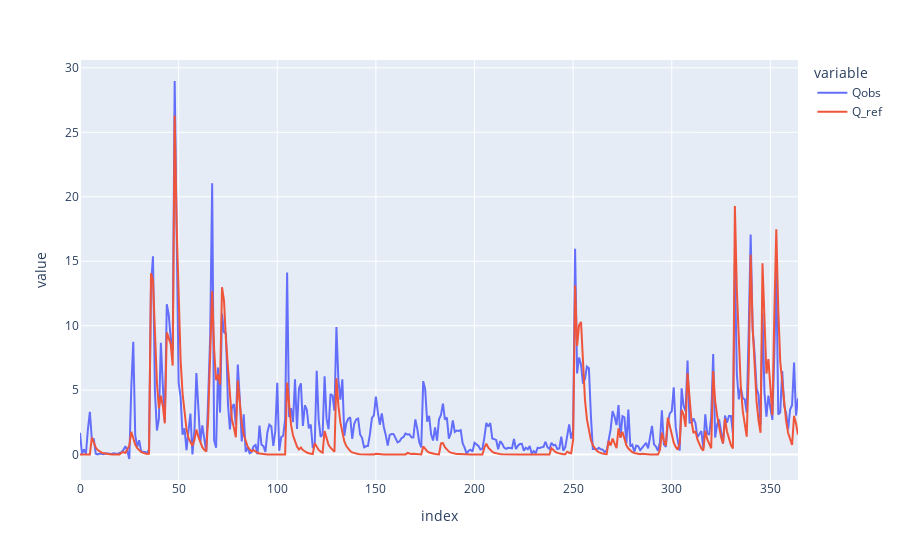

The code cell stored with this chart in its notebook:
### Code cell
df_2[['Qobs', 'Q_ref']].plot()

### Figure 1 — Plotly figure (JSON) as saved in the notebook; plotly's stock layout.template omitted (floating-point values rounded to 4 significant figures; data arrays with more than 128 entries replaced by an {"elided": "..."} marker saying what was removed)
{"data": [{"hovertemplate": "variable=Qobs<br>index=%{x}<br>value=%{y}<extra></extra>", "legendgroup": "Qobs", "line": {"color": "#636efa", "dash": "solid"}, "marker": {"symbol": "circle"}, "mode": "lines", "name": "Qobs", "orientation": "v", "showlegend": true, "type": "scatter", "x": {"elided": "365 int values"}, "xaxis": "x", "y": {"elided": "365 float values"}, "yaxis": "y"}, {"hovertemplate": "variable=Q_ref<br>index=%{x}<br>value=%{y}<extra></extra>", "legendgroup": "Q_ref", "line": {"color": "#EF553B", "dash": "solid"}, "marker": {"symbol": "circle"}, "mode": "lines", "name": "Q_ref", "orientation": "v", "showlegend": true, "type": "scatter", "x": {"elided": "365 int values"}, "xaxis": "x", "y": {"elided": "365 float values"}, "yaxis": "y"}], "layout": {"legend": {"title": {"text": "variable"}, "tracegroupgap": 0}, "margin": {"t": 60}, "xaxis": {"anchor": "y", "domain": [0, 1], "title": {"text": "index"}}, "yaxis": {"anchor": "x", "domain": [0, 1], "title": {"text": "value"}}}}
